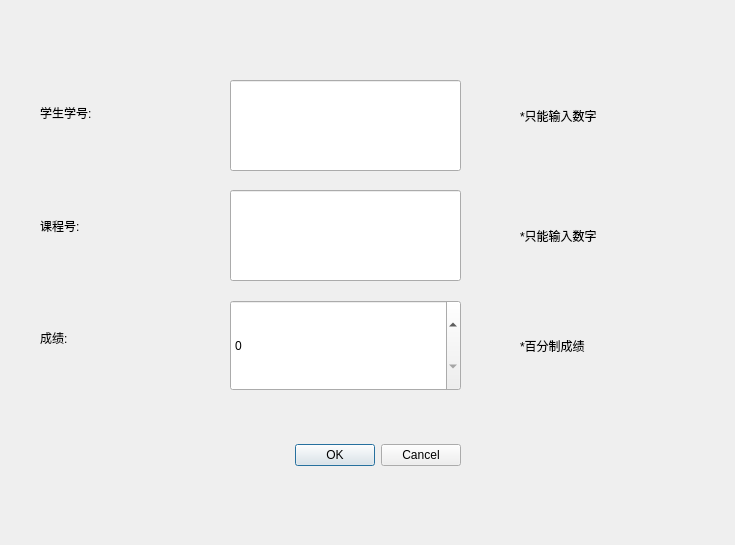
<?xml version="1.0" encoding="UTF-8"?>
<ui version="4.0">
 <class>add_grade_Dialog</class>
 <widget class="QDialog" name="add_grade_Dialog">
  <property name="geometry">
   <rect>
    <x>0</x>
    <y>0</y>
    <width>735</width>
    <height>545</height>
   </rect>
  </property>
  <property name="windowTitle">
   <string>添加成绩信息</string>
  </property>
  <widget class="QLineEdit" name="student">
   <property name="geometry">
    <rect>
     <x>230</x>
     <y>80</y>
     <width>231</width>
     <height>91</height>
    </rect>
   </property>
  </widget>
  <widget class="QLineEdit" name="course">
   <property name="geometry">
    <rect>
     <x>230</x>
     <y>190</y>
     <width>231</width>
     <height>91</height>
    </rect>
   </property>
  </widget>
  <widget class="QDialogButtonBox" name="buttonBox">
   <property name="geometry">
    <rect>
     <x>170</x>
     <y>400</y>
     <width>291</width>
     <height>111</height>
    </rect>
   </property>
   <property name="standardButtons">
    <set>QDialogButtonBox::Cancel|QDialogButtonBox::Ok</set>
   </property>
  </widget>
  <widget class="QSpinBox" name="score">
   <property name="geometry">
    <rect>
     <x>230</x>
     <y>300</y>
     <width>231</width>
     <height>91</height>
    </rect>
   </property>
   <property name="maximum">
    <number>100</number>
   </property>
  </widget>
  <widget class="QWidget" name="layoutWidget">
   <property name="geometry">
    <rect>
     <x>40</x>
     <y>60</y>
     <width>151</width>
     <height>331</height>
    </rect>
   </property>
   <layout class="QVBoxLayout" name="verticalLayout">
    <item>
     <widget class="QLabel" name="label_student">
      <property name="text">
       <string>学生学号:</string>
      </property>
     </widget>
    </item>
    <item>
     <widget class="QLabel" name="label_course">
      <property name="text">
       <string>课程号:</string>
      </property>
     </widget>
    </item>
    <item>
     <widget class="QLabel" name="label_score">
      <property name="text">
       <string>成绩:</string>
      </property>
     </widget>
    </item>
   </layout>
  </widget>
  <widget class="QLabel" name="tip_student">
   <property name="geometry">
    <rect>
     <x>520</x>
     <y>80</y>
     <width>191</width>
     <height>71</height>
    </rect>
   </property>
   <property name="text">
    <string>*只能输入数字</string>
   </property>
  </widget>
  <widget class="QLabel" name="tip_course">
   <property name="geometry">
    <rect>
     <x>520</x>
     <y>200</y>
     <width>191</width>
     <height>71</height>
    </rect>
   </property>
   <property name="text">
    <string>*只能输入数字</string>
   </property>
  </widget>
  <widget class="QLabel" name="tip_grade">
   <property name="geometry">
    <rect>
     <x>520</x>
     <y>310</y>
     <width>191</width>
     <height>71</height>
    </rect>
   </property>
   <property name="text">
    <string>*百分制成绩</string>
   </property>
  </widget>
 </widget>
 <resources/>
 <connections>
  <connection>
   <sender>buttonBox</sender>
   <signal>accepted()</signal>
   <receiver>add_grade_Dialog</receiver>
   <slot>accept()</slot>
   <hints>
    <hint type="sourcelabel">
     <x>421</x>
     <y>453</y>
    </hint>
    <hint type="destinationlabel">
     <x>184</x>
     <y>489</y>
    </hint>
   </hints>
  </connection>
  <connection>
   <sender>buttonBox</sender>
   <signal>rejected()</signal>
   <receiver>add_grade_Dialog</receiver>
   <slot>reject()</slot>
   <hints>
    <hint type="sourcelabel">
     <x>521</x>
     <y>450</y>
    </hint>
    <hint type="destinationlabel">
     <x>623</x>
     <y>479</y>
    </hint>
   </hints>
  </connection>
 </connections>
</ui>
